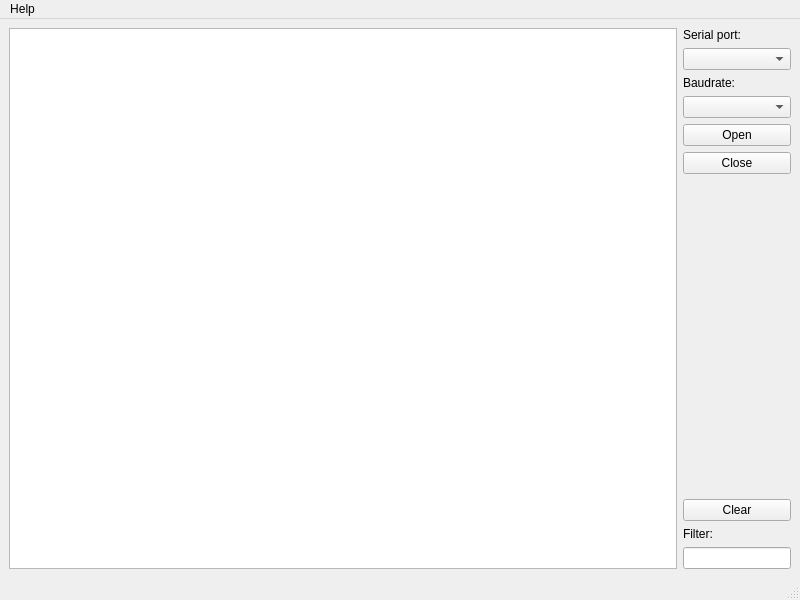
<?xml version="1.0" encoding="UTF-8"?>
<ui version="4.0">
 <class>MainWindow</class>
 <widget class="QMainWindow" name="MainWindow">
  <property name="geometry">
   <rect>
    <x>0</x>
    <y>0</y>
    <width>800</width>
    <height>600</height>
   </rect>
  </property>
  <property name="sizePolicy">
   <sizepolicy hsizetype="Minimum" vsizetype="Minimum">
    <horstretch>0</horstretch>
    <verstretch>0</verstretch>
   </sizepolicy>
  </property>
  <property name="minimumSize">
   <size>
    <width>800</width>
    <height>600</height>
   </size>
  </property>
  <property name="windowTitle">
   <string>MainWindow</string>
  </property>
  <widget class="QWidget" name="centralwidget">
   <property name="sizePolicy">
    <sizepolicy hsizetype="Preferred" vsizetype="Preferred">
     <horstretch>0</horstretch>
     <verstretch>0</verstretch>
    </sizepolicy>
   </property>
   <property name="minimumSize">
    <size>
     <width>800</width>
     <height>557</height>
    </size>
   </property>
   <layout class="QGridLayout" name="gridLayout">
    <item row="0" column="0">
     <layout class="QHBoxLayout" name="horizontalLayout" stretch="1,0">
      <item>
       <widget class="QTextEdit" name="etLogs">
        <property name="sizePolicy">
         <sizepolicy hsizetype="Preferred" vsizetype="Preferred">
          <horstretch>0</horstretch>
          <verstretch>0</verstretch>
         </sizepolicy>
        </property>
        <property name="minimumSize">
         <size>
          <width>0</width>
          <height>0</height>
         </size>
        </property>
       </widget>
      </item>
      <item>
       <layout class="QVBoxLayout" name="verticalLayout" stretch="1,1,0,0,1,1,1,0,0,0">
        <property name="sizeConstraint">
         <enum>QLayout::SetDefaultConstraint</enum>
        </property>
        <item>
         <widget class="QLabel" name="label">
          <property name="sizePolicy">
           <sizepolicy hsizetype="Fixed" vsizetype="Fixed">
            <horstretch>0</horstretch>
            <verstretch>0</verstretch>
           </sizepolicy>
          </property>
          <property name="text">
           <string>Serial port:</string>
          </property>
         </widget>
        </item>
        <item>
         <widget class="QComboBox" name="cbPort">
          <property name="sizePolicy">
           <sizepolicy hsizetype="Preferred" vsizetype="Fixed">
            <horstretch>0</horstretch>
            <verstretch>0</verstretch>
           </sizepolicy>
          </property>
         </widget>
        </item>
        <item>
         <widget class="QLabel" name="label_3">
          <property name="text">
           <string>Baudrate:</string>
          </property>
         </widget>
        </item>
        <item>
         <widget class="QComboBox" name="cbBaudrate"/>
        </item>
        <item>
         <widget class="QPushButton" name="pbOpen">
          <property name="sizePolicy">
           <sizepolicy hsizetype="Preferred" vsizetype="Fixed">
            <horstretch>0</horstretch>
            <verstretch>0</verstretch>
           </sizepolicy>
          </property>
          <property name="text">
           <string>Open</string>
          </property>
         </widget>
        </item>
        <item>
         <widget class="QPushButton" name="pbClose">
          <property name="sizePolicy">
           <sizepolicy hsizetype="Preferred" vsizetype="Fixed">
            <horstretch>0</horstretch>
            <verstretch>0</verstretch>
           </sizepolicy>
          </property>
          <property name="text">
           <string>Close</string>
          </property>
         </widget>
        </item>
        <item>
         <spacer name="horizontalSpacer">
          <property name="orientation">
           <enum>Qt::Horizontal</enum>
          </property>
          <property name="sizeHint" stdset="0">
           <size>
            <width>40</width>
            <height>20</height>
           </size>
          </property>
         </spacer>
        </item>
        <item>
         <widget class="QPushButton" name="pbClear">
          <property name="text">
           <string>Clear</string>
          </property>
         </widget>
        </item>
        <item>
         <widget class="QLabel" name="label_2">
          <property name="sizePolicy">
           <sizepolicy hsizetype="Fixed" vsizetype="Fixed">
            <horstretch>0</horstretch>
            <verstretch>0</verstretch>
           </sizepolicy>
          </property>
          <property name="text">
           <string>Filter:</string>
          </property>
         </widget>
        </item>
        <item>
         <widget class="QLineEdit" name="etFilter">
          <property name="enabled">
           <bool>true</bool>
          </property>
          <property name="sizePolicy">
           <sizepolicy hsizetype="Fixed" vsizetype="Fixed">
            <horstretch>0</horstretch>
            <verstretch>0</verstretch>
           </sizepolicy>
          </property>
          <property name="minimumSize">
           <size>
            <width>80</width>
            <height>0</height>
           </size>
          </property>
          <property name="maxLength">
           <number>32767</number>
          </property>
         </widget>
        </item>
       </layout>
      </item>
     </layout>
    </item>
   </layout>
  </widget>
  <widget class="QMenuBar" name="menubar">
   <property name="geometry">
    <rect>
     <x>0</x>
     <y>0</y>
     <width>800</width>
     <height>21</height>
    </rect>
   </property>
   <widget class="QMenu" name="menuHelp">
    <property name="title">
     <string>Help</string>
    </property>
    <addaction name="actionversion_1_0"/>
   </widget>
   <addaction name="menuHelp"/>
  </widget>
  <widget class="QStatusBar" name="statusbar"/>
  <action name="actionversion_1_0">
   <property name="text">
    <string>version 1.0</string>
   </property>
  </action>
 </widget>
 <resources/>
 <connections/>
</ui>
